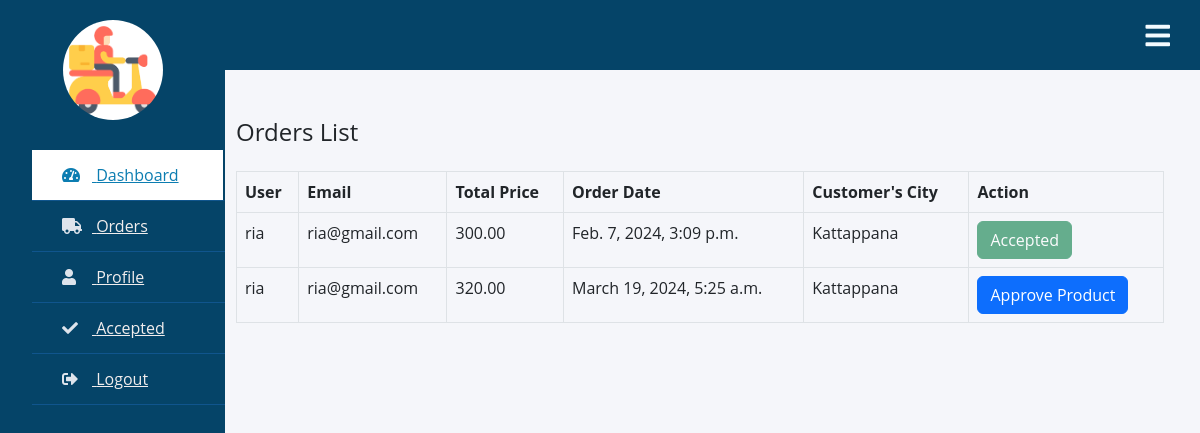
/accepted_orders_view/, run on the app's committed database.
### storeapp/models.py (models this page shows, shortened)
class Order(models.Model):
    class PaymentStatusChoices(models.TextChoices):
            PENDING = 'pending', 'Pending'
            SUCCESSFUL = 'successful', 'Successful'
            FAILED = 'failed', 'Failed'
    class OrderStatusChoices(models.TextChoices):
        REQUESTED = 'Requested', 'Requested'
        DISPATCHED = 'Dispatched', 'Dispatched'
        DELIVERED = 'Delivered', 'Delivered'
    user = models.ForeignKey(CustomUser, on_delete=models.CASCADE)
    products = models.ManyToManyField(Product)
    total_price = models.DecimalField(max_digits=10, decimal_places=2)
    order_date = models.DateTimeField(default=timezone.now,null=True)
    razorpay_order_id = models.CharField(max_length=255, default=None)
    payment_status = models.CharField(
    max_length=20, choices=PaymentStatusChoices.choices, default=PaymentStatusChoices.PENDING)
    order_status = models.CharField(
        max_length=20, choices=OrderStatusChoices.choices, default=OrderStatusChoices.REQUESTED)
    accepted_by_store = models.BooleanField(default=False)
    ready_for_pickup = models.BooleanField(default=False)
    delivered = models.BooleanField(default=False)
    address = models.ForeignKey(Address, on_delete=models.CASCADE) # Adding the foreign key to Address model

class Address(models.Model):
    user = models.ForeignKey(CustomUser, on_delete=models.CASCADE)
    house_building = models.CharField(max_length=100)
    road_area_colony = models.CharField(max_length=100)
    city = models.CharField(max_length=100)
    district = models.CharField(max_length=100)
    pincode = models.CharField(max_length=6)
    phone = models.CharField(max_length=10)

### userapp/models.py (models this page shows, shortened)
class CustomUser(AbstractUser):
    username = None
    USERNAME_FIELD  = 'email'
    name = models.CharField(max_length=100, default='')
    email = models.EmailField(unique=True)
    password = models.CharField(max_length=128)
    is_customer = models.BooleanField(default=False)
    is_seller = models.BooleanField(default=False)
    is_delivery = models.BooleanField(default=False)
    gstn = models.CharField(max_length=15, blank=True, null=True)
    hub_status=models.BooleanField(default=False)
    REQUIRED_FIELDS = []

### storeapp/views.py (the view)
# urls.py: path('accepted_orders_view/', views.accepted_orders_view, name='accepted_orders_view'),
def accepted_orders_view(request):
    accepted_orders = Order.objects.filter(accepted_by_store=True)
    return render(request, 'accepted_orders_delivery.html', {'accepted_orders': accepted_orders})

### template/accepted_orders_delivery.html (shortened to what this page needs)
{% load static %}
<!DOCTYPE html>
<html lang="en">
<head>
    <link rel="stylesheet" href="https://use.fontawesome.com/releases/v5.8.1/css/all.css">
    <link rel="stylesheet" href="https://cdn.jsdelivr.net/npm/bootstrap@5.2.3/dist/css/bootstrap.min.css">
</head>
<body>
    <div class="wrapper">
        <div class="section">
            <div class="top_navbar" style="height: 70px;">
                <div class="hamburger">
                    <a href="#">
                        <i class="fas fa-bars"></i>
                    </a>
                </div>
            </div>
        </div>
    </div>
    <div class="wrapper">
        <div class="sidebar">
            <div class="profile">
                <img src="{% static 'img/delivery.png' %}">
            </div>
            <ul>
                <li>
                    <a href="" class="active">
                        <span class="icon"><i class="fas fa-tachometer-alt"></i></span>
                        <span class="item">Dashboard</span>
                    </a>
                </li>
                <li>
                    <a href="{% url 'accepted_orders_view'  %}">
                        <span class="icon"><i class="fas fa-truck"></i></span>
                        <span class="item">Orders</span>
                    </a>
                </li>
                <li>
                    <a href="{% url 'delivery_agent_profile'  %}">
                        <span class="icon"><i class="fas fa-user"></i></span>
                        <span class="item">Profile</span>
                    </a>
                </li>
                <li>
                    <a href="{% url 'orders_ready_for_pickup_view'  %}">
                        <span class="icon"><i class="fas fa-check"></i>
                        </span>
                        <span class="item">Accepted</span>
                    </a>
                </li>
                <li>
                    <a href="{% url 'logout'  %}">
                        <span class="icon"><i class="fas fa-sign-out-alt"></i></span>
                        <span class="item">Logout</span>
                    </a>
                </li>
            </ul>
        </div>
        <main class="col-md-9 ms-sm-auto col-lg-10 px-md-4">
            <div class="container mt-5">
                <h4>Orders List</h4>
                <table class="table table-bordered mt-4">
                    <thead>
                <tr>
                    <th>User</th>
                    <th>Email</th>
                    <th>Total Price</th>
                    <th>Order Date</th>
                    <th>Customer's City</th>
                    <th>Action</th>
                </tr>
            </thead>
            <tbody>
                {% for order in accepted_orders %}
                    <tr>
                        <td>{{ order.user.name }}</td>
                        <td>{{ order.user.email }}</td>
                        <td>{{ order.total_price }}</td>
                        <td>{{ order.order_date }}</td>
                        <td>{{ order.address.city }}</td>
                        <td>
                            {% if not order.ready_for_pickup %}
                                <form action="{% url 'approve_order' order.id %}" method="post">
                                    <button type="submit" class="btn btn-primary">Approve Product</button>
                                </form>
                                {% else %}
                                <button type="button" class="btn btn-success" disabled>Accepted</button>
                            {% endif %}
                        </td>
                    </tr>
                {% endfor %}
            </tbody>
        </table>
    </div>
</main>
</body>
</html>

### template/accepted_orders_delivery.html (style rules this page uses)
* { list-style: none; text-decoration: none; margin: 0; padding: 0; box-sizing: border-box; font-family: 'Open Sans', sans-serif; }
body { background: #f5f6fa; margin: 0; padding: 0; }
.wrapper .sidebar { background: rgb(5, 68, 104); position: fixed; top: 0; left: 0; width: 225px; height: 100%; padding: 20px 0; transition: all 0.5s ease; z-index: 1000; }
.wrapper .sidebar .profile { margin-bottom: 30px; text-align: center; }
.wrapper .sidebar .profile img { display: block; width: 100px; height: 100px; border-radius: 50%; margin: 0 auto; }
.wrapper .sidebar ul li a { display: block; padding: 13px 30px; border-bottom: 1px solid #10558d; color: rgb(241, 237, 237); font-size: 16px; position: relative; }
.wrapper .sidebar ul li a .icon { color: #dee4ec; width: 30px; display: inline-block; }
.wrapper .sidebar ul li a:hover, .wrapper .sidebar ul li a.active { color: #0c7db1; background:white; border-right: 2px solid rgb(5, 68, 104); }
.wrapper .sidebar ul li a:hover .icon, .wrapper .sidebar ul li a.active .icon { color: #0c7db1; }
.wrapper .sidebar ul li a:hover:before, .wrapper .sidebar ul li a.active:before { display: block; }
.wrapper .section { width: calc(100% - 225px); margin-left: 225px; transition: all 0.5s ease; }
.wrapper .section .top_navbar { background: rgb(5, 68, 104); height: 50px; display: flex; align-items: center; padding: 0 30px; }
.wrapper .section .top_navbar .hamburger a { font-size: 28px; color: #f4fbff; }
.wrapper .section .top_navbar .hamburger { margin-left: auto; }

### data on the page
Order: user.name "ria", user.email "ria@gmail.com", total_price "300.00", order_date "Feb. 7, 2024, 3:09 p.m.", address.city "Kattappana", ready_for_pickup "Accepted"
Order: user.name "ria", user.email "ria@gmail.com", total_price "320.00", order_date "March 19, 2024, 5:25 a.m.", address.city "Kattappana", ready_for_pickup "Approve Product"
